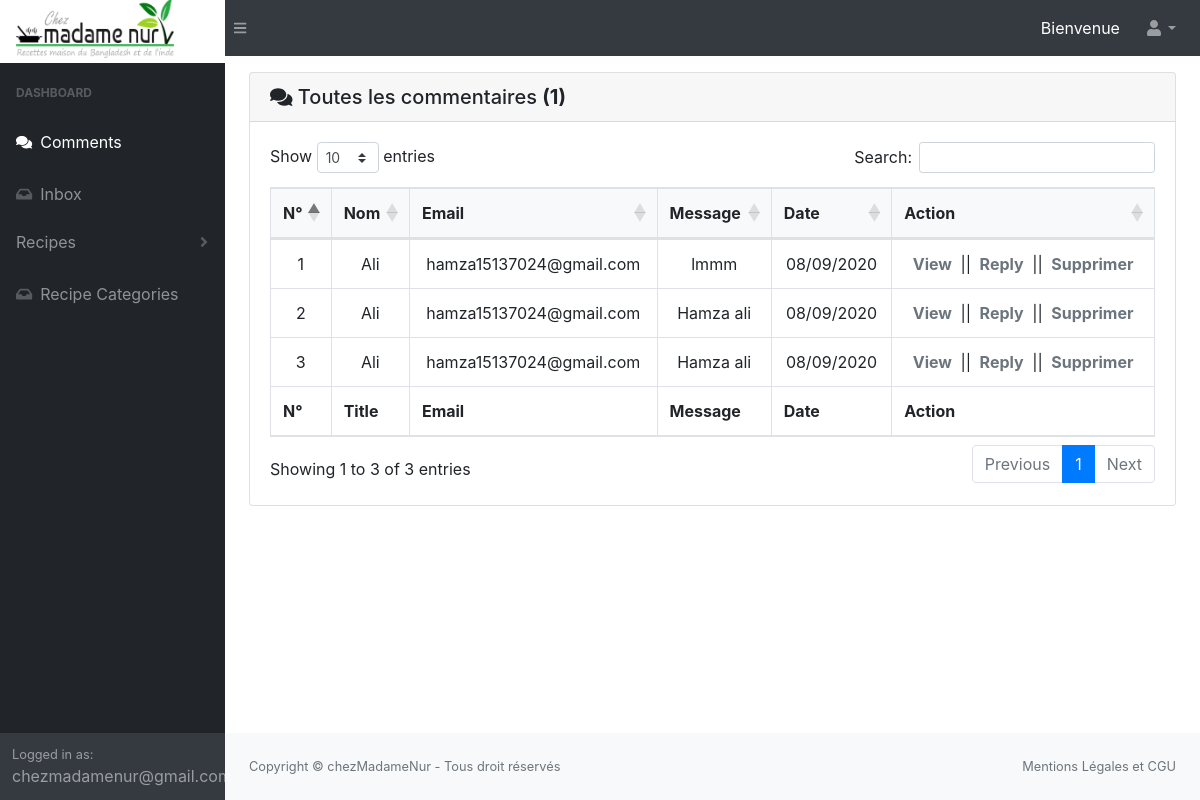
The page /admin/index.php (signed in) on the database its author committed.
### tables this page shows
CREATE TABLE `comments` (
  `comment_id` int(11) NOT NULL,
  `comments` varchar(255) NOT NULL,
  `date_created` timestamp NOT NULL DEFAULT CURRENT_TIMESTAMP,
  `recipe_id` int(11) NOT NULL,
  `commenter_id` int(11) NOT NULL
);

CREATE TABLE `commenter` (
  `commenter_id` int(11) NOT NULL,
  `nom` varchar(255) NOT NULL,
  `prenom` varchar(255) NOT NULL,
  `email` varchar(255) NOT NULL,
  `date_registered` timestamp NOT NULL DEFAULT CURRENT_TIMESTAMP
);

### admin/library/Database.php (called while the page is built, shortened)
<?php
class Database
{
  public $host = DB_HOST;
  public $user = DB_USER;
  public $pass = DB_PASS;
  public $dbname = DB_NAME;
  public $link;
  private function connectDB()
  {
    $this->link = new mysqli($this->host, $this->user, $this->pass, $this->dbname);
    mysqli_set_charset($this->link, 'utf8');
  }
  public function select($query)
  {
    $result = $this->link->query($query) or die($this->link->error . __LINE__);
    if ($result->num_rows > 0) {
      return $result;
    } else {
      return false;
    }
  }
}

### admin/library/functions.php (called while the page is built, shortened)
<?php
function shortText($text, $limit)
  {
    if(strlen($text) > $limit){
      return substr($text, 0 , $limit)." ...";
    }else{
      return $text;
    }
  }

### admin/index.php (the view, shortened to what this page needs)
<?php
require_once(__ROOT__ . '/admin/library/Database.php');
require_once(__ROOT__ . '/admin/library/functions.php');
$db = new Database();
?>
 <?php
 $comments_query = "SELECT comments.* , commenter.nom , commenter.email  FROM comments JOIN commenter ON commenter.commenter_id = comments.commenter_id";
$result = $db->select($comments_query);
?>
<main>
    <div class="container-fluid">
        <div class="card mb-4 mt-3 ">
            <h5 class="card-header">
                <i class="fa fa-comments" aria-hidden="true"></i>
                Toutes les commentaires <strong>(1) </strong>
            </h5>
            <div class="card-body">
                <div class="table-responsive">
                    <table class="table table-bordered text-center" id="dataTable" width="100%" cellspacing="0">
                        <thead>
                            <tr class="bg-light">
                                <th>N°</th>
                                <th>Nom </th>
                                <th>Email</th>
                                <th>Message</th>
                                <th>Date</th>
                                <th>Action</th>
                            </tr>
                        </thead>
                        <tfoot>
                            <tr>
                                <th>N°</th>
                                <th>Title </th>
                                <th>Email</th>
                                <th>Message</th>
                                <th>Date</th>
                                <th>Action</th>
                            </tr>
                        </tfoot>
                        <tbody>
                        <?php $i = 1; if ($result) while($row = $result->fetch_assoc()){  ?>
                            <tr>
                                <td> <?= $i ?> </td>
                                <td><?=  $row['nom'] ?> </td>
                                <td><?=  $row['email'] ?> </td>
                                <td><?= shortText($row['comments'] , 50) ?> </td>
                                <td><?= date("m/d/Y" , strtotime($row['date_created'])) ?> </td>
                                <td>
                                    <a class="mx-1 text-secondary" href="index_comment_view.php?id=<?= $row['comment_id']  ?>"> <strong>View</strong> </a>
                                    <span> ||</span>
                                    <a class="mx-1  text-secondary" href="index_comments_reply.php?id=<?= $row['comment_id']  ?>"> <strong>Reply</strong> </a>
                                    <span> ||</span>
                                    <a class="mx-1  text-secondary" href="index.php?del=<?= $row['comment_id'] ?>"> <strong>Supprimer</strong> </a>
                                </td>
                            </tr>
                        <?php $i++; } ?>
                        </tbody>
                    </table>
                </div>
            </div>
        </div>
    </div>
</main>
<?php
require_once(__ROOT__ . '/admin/include/template_admin.php');
?>

### rows shown on the page
comments: commenter.nom "Ali", commenter.email "hamza15137024@gmail.com", comments "lmmm", date_created "08/09/2020"
comments: commenter.nom "Ali", commenter.email "hamza15137024@gmail.com", comments "Hamza ali", date_created "08/09/2020"
comments: commenter.nom "Ali", commenter.email "hamza15137024@gmail.com", comments "Hamza ali", date_created "08/09/2020"

### other values the page prints
$admin "chezmadamenur@gmail.com"
